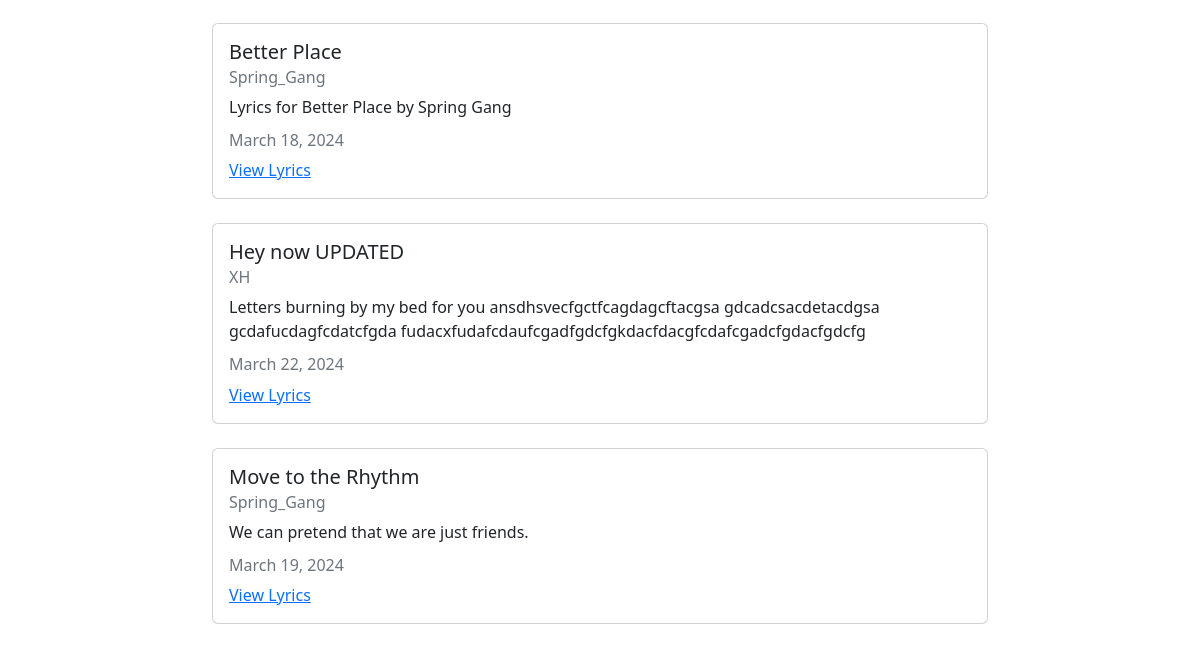
Before: / (lower part) with the older database file.
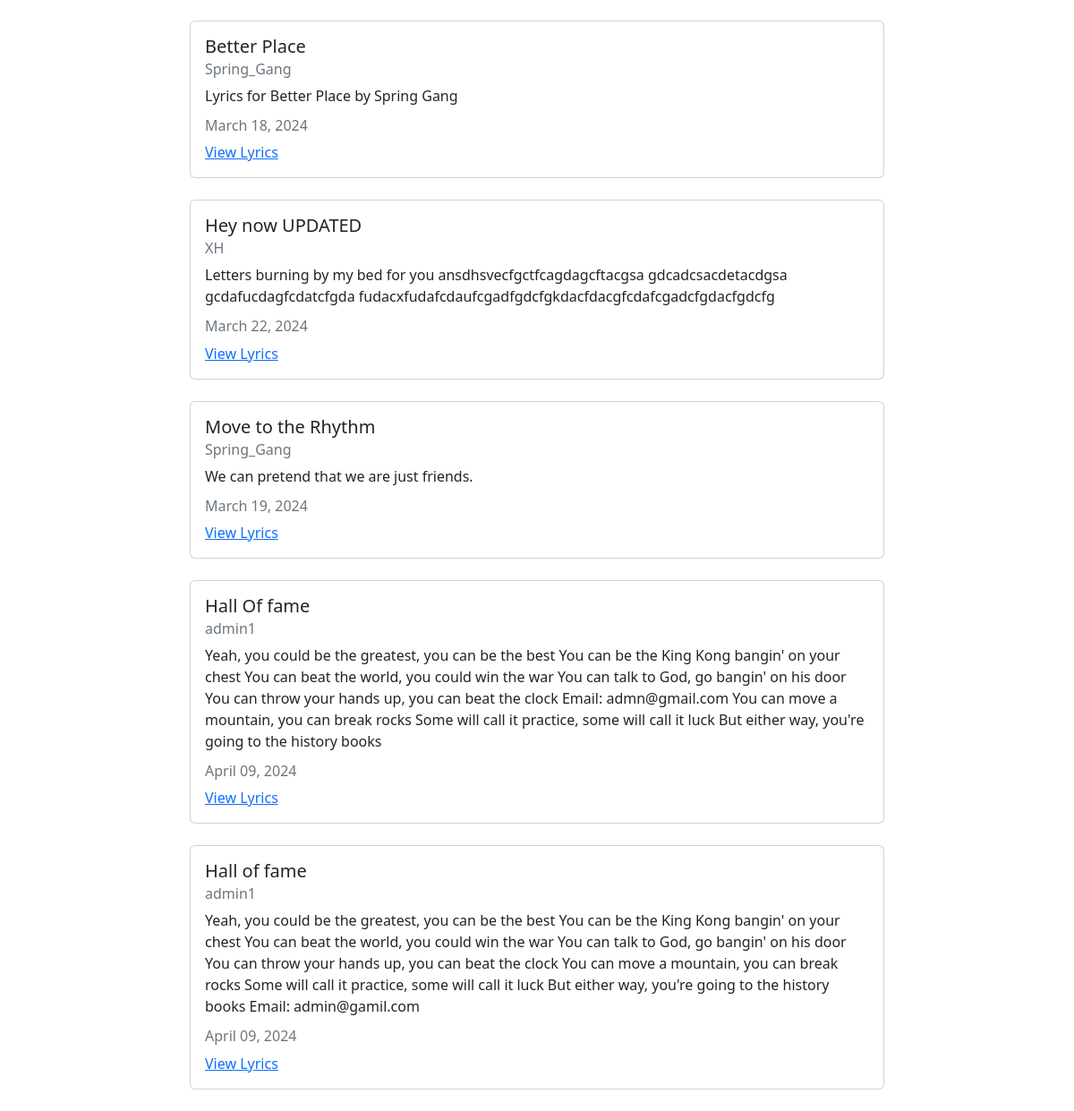
After: the same page with the newer database file.
### lyricapp/models.py (models this page shows, shortened)
class lyric(models.Model):
  title = models.CharField(max_length=100)
  description = models.TextField()
  writer = models.ForeignKey(User, on_delete=models.CASCADE)
  created_at = models.DateTimeField(auto_now_add=True)
  updated_at = models.DateTimeField(auto_now=True)

### lyricapp/views.py (the view)
# urls.py: path('', views.LyricListView.as_view(), name="lyricapp-home"),
class LyricListView(ListView):
  model = models.lyric
  template_name = 'lyricapp/home.html'
  context_object_name = 'lyricapp'

### lyricapp/templates/lyricapp/home.html (shortened to what this page needs)
{% extends "lyricapp/base.html" %}
{% block content %}
{% for lyric in lyricapp %}
<div class="card my-4">
  <div class="card-body">
    <h5 class="card-title">{{ lyric.title }}</h5>
    <h6 class="card-subtitle mb-2 text-muted">{{ lyric.writer }}</h6>
    <p class="card-text">{{ lyric.description }}</p>
    <h6 class="card-subtitle mb-2 text-muted">{{ lyric.updated_at|date:"F d, Y" }}</h6>
    <a href="{% url 'lyricapp-detail' lyric.pk %}" class="card-link">View Lyrics</a>
  </div>
</div>
{% endfor %}
{% endblock content %}

### lyricapp/templates/lyricapp/base.html (shortened to what this page needs)
<!DOCTYPE html>
<html lang="en">
  <head>
    <link
      href="https://cdn.jsdelivr.net/npm/bootstrap@5.2.0-beta1/dist/css/bootstrap.min.css"
      rel="stylesheet"
    />
  </head>
  <body>
    <div class="container mt-4 col-8">
      {% block content %} {% endblock %}
      </div>
  </body>
</html>

Changed rows visible on the page:
added lyric: title "Hall Of fame", writer "admin1", description "Yeah, you could be the greatest, you can be the best You can be the King Kong bangin' on your chest You can beat the world, you could win the war You can talk to God, go bangin' on his door You can throw your hands up, you can beat the clock Email: admn@gmail.com You can move a mountain, you can break rocks Some will call it practice, some will call it luck But either way, you're going to the history books", updated_at "April 09, 2024"
added lyric: title "Hall of fame", writer "admin1", description "Yeah, you could be the greatest, you can be the best You can be the King Kong bangin' on your chest You can beat the world, you could win the war You can talk to God, go bangin' on his door You can throw your hands up, you can beat the clock You can move a mountain, you can break rocks Some will call it practice, some will call it luck But either way, you're going to the history books Email: admin@gamil.com", updated_at "April 09, 2024"
